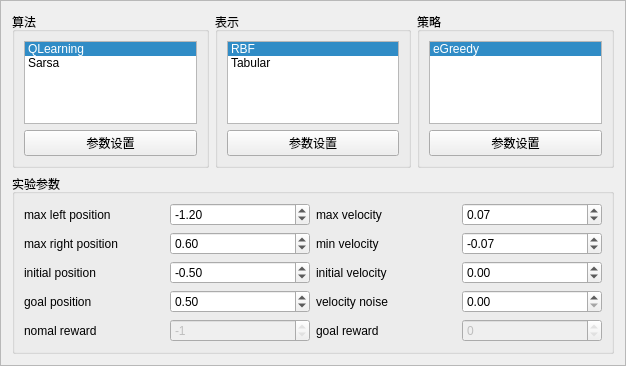
<?xml version="1.0" encoding="UTF-8"?>
<ui version="4.0">
 <class>Frame</class>
 <widget class="QFrame" name="Frame">
  <property name="geometry">
   <rect>
    <x>0</x>
    <y>0</y>
    <width>626</width>
    <height>366</height>
   </rect>
  </property>
  <property name="windowTitle">
   <string>Frame</string>
  </property>
  <property name="frameShape">
   <enum>QFrame::StyledPanel</enum>
  </property>
  <property name="frameShadow">
   <enum>QFrame::Raised</enum>
  </property>
  <layout class="QGridLayout" name="gridLayout">
   <item row="0" column="0">
    <widget class="QGroupBox" name="groupBox">
     <property name="title">
      <string>算法</string>
     </property>
     <layout class="QVBoxLayout" name="verticalLayout">
      <item>
       <widget class="QListWidget" name="lstAgent">
        <property name="toolTip">
         <string>&lt;html&gt;&lt;head/&gt;&lt;body&gt;&lt;p&gt;please select a algorithm to use&lt;/p&gt;&lt;/body&gt;&lt;/html&gt;</string>
        </property>
        <property name="currentRow">
         <number>0</number>
        </property>
        <item>
         <property name="text">
          <string>QLearning</string>
         </property>
        </item>
        <item>
         <property name="text">
          <string>Sarsa</string>
         </property>
        </item>
       </widget>
      </item>
      <item>
       <widget class="QPushButton" name="btnConfigAgent">
        <property name="text">
         <string>参数设置</string>
        </property>
       </widget>
      </item>
     </layout>
    </widget>
   </item>
   <item row="0" column="2">
    <widget class="QGroupBox" name="groupBox_3">
     <property name="title">
      <string>策略</string>
     </property>
     <layout class="QVBoxLayout" name="verticalLayout_3">
      <item>
       <widget class="QListWidget" name="lstPolicy">
        <property name="toolTip">
         <string>&lt;html&gt;&lt;head/&gt;&lt;body&gt;&lt;p&gt;please select a algorithm to use&lt;/p&gt;&lt;/body&gt;&lt;/html&gt;</string>
        </property>
        <property name="currentRow">
         <number>0</number>
        </property>
        <item>
         <property name="text">
          <string>eGreedy</string>
         </property>
        </item>
       </widget>
      </item>
      <item>
       <widget class="QPushButton" name="btnConfigPolicy">
        <property name="text">
         <string>参数设置</string>
        </property>
       </widget>
      </item>
     </layout>
    </widget>
   </item>
   <item row="0" column="1">
    <widget class="QGroupBox" name="groupBox_2">
     <property name="title">
      <string>表示</string>
     </property>
     <layout class="QVBoxLayout" name="verticalLayout_2">
      <item>
       <widget class="QListWidget" name="lstRepresentation">
        <property name="toolTip">
         <string>&lt;html&gt;&lt;head/&gt;&lt;body&gt;&lt;p&gt;please select a algorithm to use&lt;/p&gt;&lt;/body&gt;&lt;/html&gt;</string>
        </property>
        <property name="currentRow">
         <number>0</number>
        </property>
        <item>
         <property name="text">
          <string>RBF</string>
         </property>
        </item>
        <item>
         <property name="text">
          <string>Tabular</string>
         </property>
        </item>
       </widget>
      </item>
      <item>
       <widget class="QPushButton" name="btnConfigRepresentation">
        <property name="text">
         <string>参数设置</string>
        </property>
       </widget>
      </item>
     </layout>
    </widget>
   </item>
   <item row="1" column="0" colspan="3">
    <widget class="QGroupBox" name="groupBox_5">
     <property name="title">
      <string>实验参数</string>
     </property>
     <layout class="QGridLayout" name="gridLayout_3">
      <item row="0" column="1">
       <widget class="QDoubleSpinBox" name="dblSpinleftPos">
        <property name="minimum">
         <double>-2.000000000000000</double>
        </property>
        <property name="maximum">
         <double>2.000000000000000</double>
        </property>
        <property name="singleStep">
         <double>0.100000000000000</double>
        </property>
        <property name="value">
         <double>-1.200000000000000</double>
        </property>
       </widget>
      </item>
      <item row="0" column="0">
       <widget class="QLabel" name="label">
        <property name="text">
         <string>max left position</string>
        </property>
       </widget>
      </item>
      <item row="1" column="1">
       <widget class="QDoubleSpinBox" name="dblSpinRightPos">
        <property name="minimum">
         <double>-2.000000000000000</double>
        </property>
        <property name="maximum">
         <double>2.000000000000000</double>
        </property>
        <property name="singleStep">
         <double>0.100000000000000</double>
        </property>
        <property name="value">
         <double>0.600000000000000</double>
        </property>
       </widget>
      </item>
      <item row="2" column="2">
       <widget class="QLabel" name="label_6">
        <property name="text">
         <string>initial velocity</string>
        </property>
       </widget>
      </item>
      <item row="1" column="2">
       <widget class="QLabel" name="label_4">
        <property name="text">
         <string>min velocity</string>
        </property>
       </widget>
      </item>
      <item row="2" column="1">
       <widget class="QDoubleSpinBox" name="dblSpinInitPos">
        <property name="minimum">
         <double>-1.200000000000000</double>
        </property>
        <property name="maximum">
         <double>0.600000000000000</double>
        </property>
        <property name="singleStep">
         <double>0.100000000000000</double>
        </property>
        <property name="value">
         <double>-0.500000000000000</double>
        </property>
       </widget>
      </item>
      <item row="1" column="3">
       <widget class="QDoubleSpinBox" name="dblSpinMinVelocity">
        <property name="minimum">
         <double>-1.000000000000000</double>
        </property>
        <property name="maximum">
         <double>1.000000000000000</double>
        </property>
        <property name="singleStep">
         <double>0.010000000000000</double>
        </property>
        <property name="value">
         <double>-0.070000000000000</double>
        </property>
       </widget>
      </item>
      <item row="2" column="3">
       <widget class="QDoubleSpinBox" name="dblSpinInitVelocity">
        <property name="minimum">
         <double>-0.070000000000000</double>
        </property>
        <property name="maximum">
         <double>0.070000000000000</double>
        </property>
        <property name="singleStep">
         <double>0.010000000000000</double>
        </property>
        <property name="value">
         <double>0.000000000000000</double>
        </property>
       </widget>
      </item>
      <item row="2" column="0">
       <widget class="QLabel" name="label_5">
        <property name="text">
         <string>initial position</string>
        </property>
       </widget>
      </item>
      <item row="0" column="2">
       <widget class="QLabel" name="label_3">
        <property name="text">
         <string>max velocity</string>
        </property>
       </widget>
      </item>
      <item row="1" column="0">
       <widget class="QLabel" name="label_2">
        <property name="text">
         <string>max right position</string>
        </property>
       </widget>
      </item>
      <item row="3" column="3">
       <widget class="QDoubleSpinBox" name="dblSpinVelNoise">
        <property name="minimum">
         <double>0.000000000000000</double>
        </property>
        <property name="maximum">
         <double>1.000000000000000</double>
        </property>
        <property name="singleStep">
         <double>0.010000000000000</double>
        </property>
       </widget>
      </item>
      <item row="3" column="0">
       <widget class="QLabel" name="label_7">
        <property name="text">
         <string>goal position</string>
        </property>
       </widget>
      </item>
      <item row="3" column="1">
       <widget class="QDoubleSpinBox" name="dblSpinGoal">
        <property name="minimum">
         <double>-2.000000000000000</double>
        </property>
        <property name="maximum">
         <double>2.000000000000000</double>
        </property>
        <property name="singleStep">
         <double>0.100000000000000</double>
        </property>
        <property name="value">
         <double>0.500000000000000</double>
        </property>
       </widget>
      </item>
      <item row="3" column="2">
       <widget class="QLabel" name="label_8">
        <property name="text">
         <string>velocity noise</string>
        </property>
       </widget>
      </item>
      <item row="0" column="3">
       <widget class="QDoubleSpinBox" name="dblSpinMaxVelocity">
        <property name="minimum">
         <double>-1.000000000000000</double>
        </property>
        <property name="maximum">
         <double>1.000000000000000</double>
        </property>
        <property name="singleStep">
         <double>0.010000000000000</double>
        </property>
        <property name="value">
         <double>0.070000000000000</double>
        </property>
       </widget>
      </item>
      <item row="4" column="0">
       <widget class="QLabel" name="label_10">
        <property name="text">
         <string>nomal reward</string>
        </property>
       </widget>
      </item>
      <item row="4" column="1">
       <widget class="QSpinBox" name="spinNormalReward">
        <property name="enabled">
         <bool>false</bool>
        </property>
        <property name="minimum">
         <number>-1</number>
        </property>
        <property name="maximum">
         <number>-1</number>
        </property>
        <property name="singleStep">
         <number>0</number>
        </property>
        <property name="value">
         <number>-1</number>
        </property>
       </widget>
      </item>
      <item row="4" column="2">
       <widget class="QLabel" name="label_9">
        <property name="text">
         <string>goal reward</string>
        </property>
       </widget>
      </item>
      <item row="4" column="3">
       <widget class="QSpinBox" name="spinGoalReward">
        <property name="enabled">
         <bool>false</bool>
        </property>
        <property name="maximum">
         <number>0</number>
        </property>
        <property name="singleStep">
         <number>0</number>
        </property>
       </widget>
      </item>
     </layout>
    </widget>
   </item>
  </layout>
 </widget>
 <resources/>
 <connections/>
</ui>
